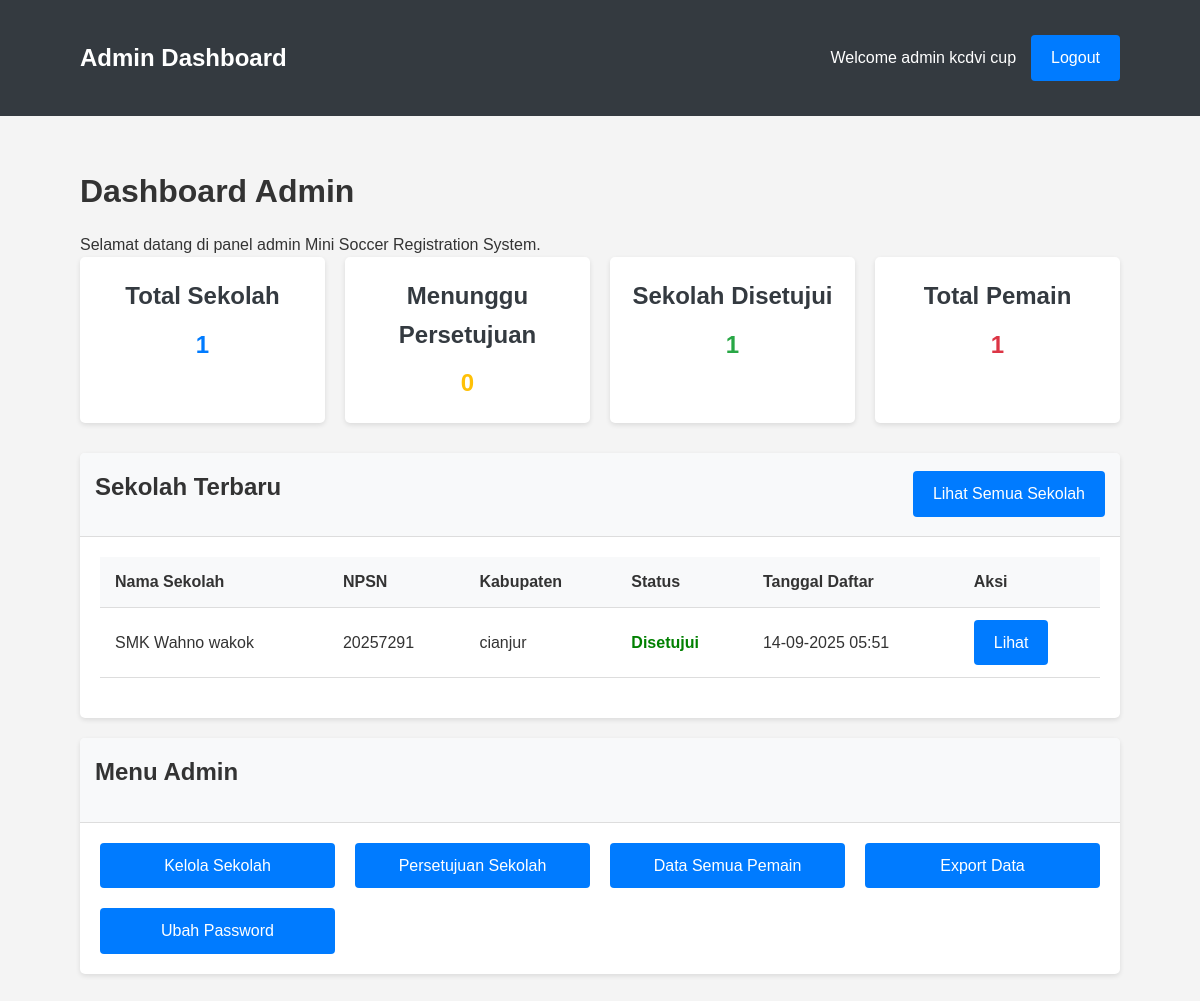
The page /admin/index.php (signed in) on the database its author committed.
### tables this page shows
CREATE TABLE `schools` (
  `id` int(11) NOT NULL,
  `nama_sekolah` varchar(255) NOT NULL,
  `npsn` varchar(50) NOT NULL,
  `password` varchar(255) NOT NULL,
  `nomor_hp` varchar(20) NOT NULL,
  `kabupaten` varchar(100) NOT NULL,
  `logo_path` varchar(255) DEFAULT NULL,
  `status` enum('pending','approved','rejected') DEFAULT 'pending',
  `created_at` timestamp NOT NULL DEFAULT current_timestamp(),
  `updated_at` timestamp NOT NULL DEFAULT current_timestamp() ON UPDATE current_timestamp()
);

### admin/index.php (the view, shortened to what this page needs)
<?php
require_once "../includes/config.php";
$total_schools = 0;
$pending_schools = 0;
$approved_schools = 0;
$total_players = 0;
$sql_schools = "SELECT COUNT(*) as total FROM schools";
if($result = mysqli_query($conn, $sql_schools)){
    $row = mysqli_fetch_assoc($result);
    $total_schools = $row['total'];
}
$sql_pending = "SELECT COUNT(*) as total FROM schools WHERE status = 'pending'";
if($result = mysqli_query($conn, $sql_pending)){
    $row = mysqli_fetch_assoc($result);
    $pending_schools = $row['total'];
}
$sql_approved = "SELECT COUNT(*) as total FROM schools WHERE status = 'approved'";
if($result = mysqli_query($conn, $sql_approved)){
    $row = mysqli_fetch_assoc($result);
    $approved_schools = $row['total'];
}
$sql_players = "SELECT COUNT(*) as total FROM players";
if($result = mysqli_query($conn, $sql_players)){
    $row = mysqli_fetch_assoc($result);
    $total_players = $row['total'];
}
$recent_schools = array();
$sql_recent = "SELECT * FROM schools ORDER BY created_at DESC LIMIT 5";
if($result = mysqli_query($conn, $sql_recent)){
    while($row = mysqli_fetch_assoc($result)){
        $recent_schools[] = $row;
    }
}
?>
<!DOCTYPE html>
<html lang="id">
<head>
    <link rel="stylesheet" href="../css/style.css">
</head>
<body>
    <div class="admin-header">
        <div class="container">
            <div class="admin-title">Admin Dashboard</div>
            <div class="admin-user">
                <span>Welcome admin kcdvi cup</span>
                <a href="logout.php" class="btn btn-sm">Logout</a>
            </div>
        </div>
    </div>
    <div class="container">
        <h1>Dashboard Admin</h1>
        <p>Selamat datang di panel admin Mini Soccer Registration System.</p>
        <div class="stats-container">
            <div class="stat-card primary">
                <h3>Total Sekolah</h3>
                <p><?php echo $total_schools; ?></p>
            </div>
            <div class="stat-card warning">
                <h3>Menunggu Persetujuan</h3>
                <p><?php echo $pending_schools; ?></p>
            </div>
            <div class="stat-card success">
                <h3>Sekolah Disetujui</h3>
                <p><?php echo $approved_schools; ?></p>
            </div>
            <div class="stat-card danger">
                <h3>Total Pemain</h3>
                <p><?php echo $total_players; ?></p>
            </div>
        </div>
        <div class="card">
            <div class="card-header">
                <div style="display: flex; justify-content: space-between; align-items: center;">
                    <h2>Sekolah Terbaru</h2>
                    <a href="schools.php" class="btn">Lihat Semua Sekolah</a>
                </div>
            </div>
            <div class="card-body">
                <?php if(count($recent_schools) > 0): ?>
                    <table>
                        <tr>
                            <th>Nama Sekolah</th>
                            <th>NPSN</th>
                            <th>Kabupaten</th>
                            <th>Status</th>
                            <th>Tanggal Daftar</th>
                            <th>Aksi</th>
                        </tr>
                        <?php foreach($recent_schools as $school): ?>
                            <tr>
                                <td><?php echo htmlspecialchars($school['nama_sekolah']); ?></td>
                                <td><?php echo htmlspecialchars($school['npsn']); ?></td>
                                <td><?php echo htmlspecialchars($school['kabupaten']); ?></td>
                                <td>
                                    <?php
                                    if($school['status'] == 'approved') {
                                        echo '<span style="color: green; font-weight: bold;">Disetujui</span>';
                                    } elseif($school['status'] == 'rejected') {
                                        echo '<span style="color: red; font-weight: bold;">Ditolak</span>';
                                    } else {
                                        echo '<span style="color: orange; font-weight: bold;">Menunggu</span>';
                                    }
                                    ?>
                                </td>
                                <td><?php echo date('d-m-Y H:i', strtotime($school['created_at'])); ?></td>
                                <td>
                                    <a href="view_school.php?id=<?php echo $school['id']; ?>" class="btn btn-info btn-sm">Lihat</a>
                                </td>
                            </tr>
                        <?php endforeach; ?>
                    </table>
                <?php else: ?>
                    <p>Belum ada sekolah yang terdaftar.</p>
                <?php endif; ?>
            </div>
        </div>
        <div class="card" style="margin-top: 20px;">
            <div class="card-header">
                <div style="display: flex; justify-content: space-between; align-items: center;">
                    <h2>Menu Admin</h2>
                </div>
            </div>
            <div class="card-body">
                <div style="display: grid; grid-template-columns: repeat(auto-fit, minmax(200px, 1fr)); gap: 20px;">
                    <a href="schools.php" class="btn" style="text-align: center;">
                        Kelola Sekolah
                    </a>
                    <a href="pending_schools.php" class="btn" style="text-align: center;">
                        Persetujuan Sekolah
                    </a>
                    <a href="all_players.php" class="btn" style="text-align: center;">
                        Data Semua Pemain
                    </a>
                    <a href="export_all.php" class="btn" style="text-align: center;">
                        Export Data
                    </a>
                    <a href="change_password.php" class="btn" style="text-align: center;">
                        Ubah Password
                    </a>
                </div>
            </div>
        </div>
    </div>
</body>
</html>

### css/style.css (style rules this page uses)
* { box-sizing: border-box; margin: 0; padding: 0; }
body { font-family: 'Arial', sans-serif; line-height: 1.6; background-color: #f4f4f4; color: #333; }
.container { width: 90%; max-width: 1200px; margin: 0 auto; padding: 20px; }
h1, h2, h3, h4 { margin-bottom: 15px; color: #333; }
a { color: #007bff; text-decoration: none; }
.btn { display: inline-block; padding: 10px 20px; background-color: #007bff; color: #fff; border: none; border-radius: 4px; cursor: pointer; font-size: 16px; transition: background-color 0.3s; }
table { width: 100%; border-collapse: collapse; margin-bottom: 20px; }
table th, table td { padding: 12px 15px; text-align: left; border-bottom: 1px solid #ddd; }
table th { background-color: #f8f9fa; font-weight: bold; }
.card { background-color: #fff; border-radius: 5px; box-shadow: 0 2px 5px rgba(0, 0, 0, 0.1); margin-bottom: 20px; overflow: hidden; }
.card-header { padding: 15px; background-color: #f8f9fa; border-bottom: 1px solid #ddd; }
.card-body { padding: 20px; }
.stat-card { background-color: #fff; border-radius: 5px; box-shadow: 0 2px 5px rgba(0, 0, 0, 0.1); padding: 20px; text-align: center; }
.stat-card h3 { font-size: 24px; margin-bottom: 10px; }
.stat-card p { font-size: 36px; font-weight: bold; color: #007bff; }

### admin/index.php (style rules this page uses)
.admin-header { background-color: #343a40; color: white; padding: 15px 0; margin-bottom: 30px; }
.admin-header .container { display: flex; justify-content: space-between; align-items: center; }
.admin-title { font-size: 24px; font-weight: bold; }
.admin-user { display: flex; align-items: center; }
.admin-user span { margin-right: 15px; }
.stats-container { display: grid; grid-template-columns: repeat(auto-fit, minmax(200px, 1fr)); gap: 20px; margin-bottom: 30px; }
.stat-card { background-color: #fff; border-radius: 5px; box-shadow: 0 2px 5px rgba(0, 0, 0, 0.1); padding: 20px; text-align: center; }
.stat-card h3 { margin-bottom: 10px; color: #343a40; }
.stat-card p { font-size: 24px; font-weight: bold; margin: 0; }
.stat-card.primary p { color: #007bff; }
.stat-card.success p { color: #28a745; }
.stat-card.warning p { color: #ffc107; }
.stat-card.danger p { color: #dc3545; }

### rows shown on the page
schools: nama_sekolah "SMK Wahno wakok", npsn "20257291", kabupaten "cianjur", status "Disetujui", created_at "14-09-2025 05:51"

### other values the page prints
$total_schools "1"
$pending_schools "0"
$approved_schools "1"
$total_players "1"
